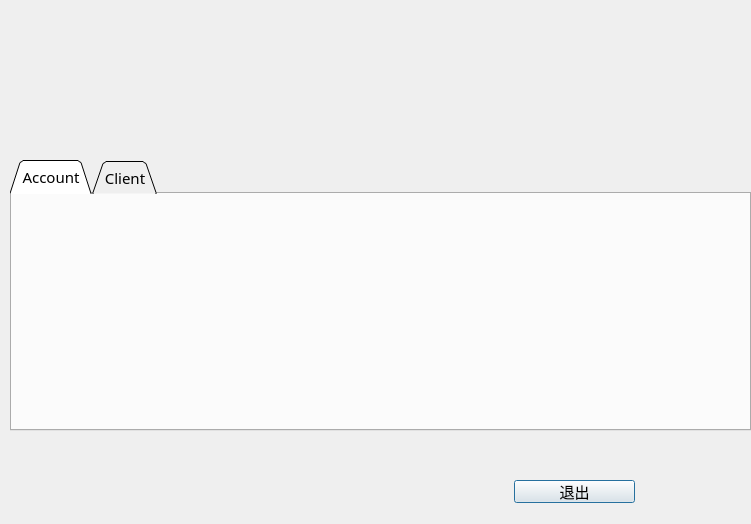
<?xml version="1.0" encoding="UTF-8"?>
<ui version="4.0">
 <class>ClientDlg</class>
 <widget class="QDialog" name="ClientDlg">
  <property name="geometry">
   <rect>
    <x>0</x>
    <y>0</y>
    <width>751</width>
    <height>524</height>
   </rect>
  </property>
  <property name="font">
   <font>
    <family>黑体</family>
    <pointsize>11</pointsize>
    <weight>50</weight>
    <bold>false</bold>
   </font>
  </property>
  <property name="contextMenuPolicy">
   <enum>Qt::CustomContextMenu</enum>
  </property>
  <property name="windowTitle">
   <string>Client</string>
  </property>
  <property name="autoFillBackground">
   <bool>false</bool>
  </property>
  <widget class="QTabWidget" name="tabWidget">
   <property name="geometry">
    <rect>
     <x>10</x>
     <y>160</y>
     <width>741</width>
     <height>271</height>
    </rect>
   </property>
   <property name="mouseTracking">
    <bool>false</bool>
   </property>
   <property name="layoutDirection">
    <enum>Qt::LeftToRight</enum>
   </property>
   <property name="tabPosition">
    <enum>QTabWidget::North</enum>
   </property>
   <property name="tabShape">
    <enum>QTabWidget::Triangular</enum>
   </property>
   <property name="currentIndex">
    <number>0</number>
   </property>
   <widget class="QWidget" name="account">
    <attribute name="title">
     <string>Account</string>
    </attribute>
   </widget>
   <widget class="QWidget" name="client">
    <property name="enabled">
     <bool>true</bool>
    </property>
    <property name="autoFillBackground">
     <bool>true</bool>
    </property>
    <attribute name="title">
     <string>Client</string>
    </attribute>
   </widget>
  </widget>
  <widget class="QPushButton" name="logout">
   <property name="geometry">
    <rect>
     <x>514</x>
     <y>480</y>
     <width>121</width>
     <height>23</height>
    </rect>
   </property>
   <property name="text">
    <string>退出</string>
   </property>
  </widget>
  <widget class="QLabel" name="label">
   <property name="geometry">
    <rect>
     <x>30</x>
     <y>30</y>
     <width>681</width>
     <height>121</height>
    </rect>
   </property>
   <property name="text">
    <string/>
   </property>
  </widget>
 </widget>
 <tabstops>
  <tabstop>tabWidget</tabstop>
 </tabstops>
 <resources/>
 <connections/>
</ui>
